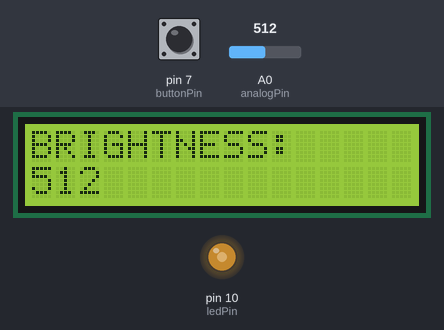
The sketch below on a simulated Arduino Uno, built with avr-gcc and run on an emulated ATmega328P. Shown: 16×2 character LCD, output pins drawn as LEDs (lit = HIGH). The inputs (shaded band) are chosen by the test bench; at power-on: A0 (analogPin) = 512, pin 7 (buttonPin) HIGH. What the sketch prints to the serial monitor is not drawn.

Above: at 1.2 s.
1.3 s: A0 (analogPin) set to 716
At 1.9 s:
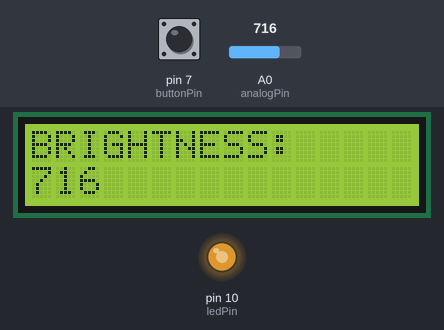
2.8 s: A0 (analogPin) set to 900
At 4.0 s:
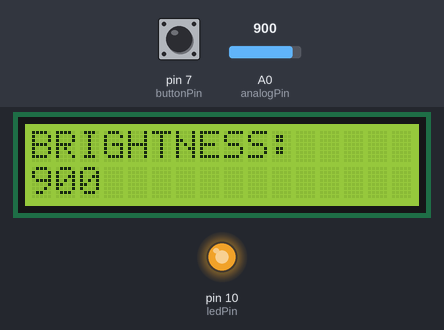
4.3 s: A0 (analogPin) set to 122
At 5.4 s:
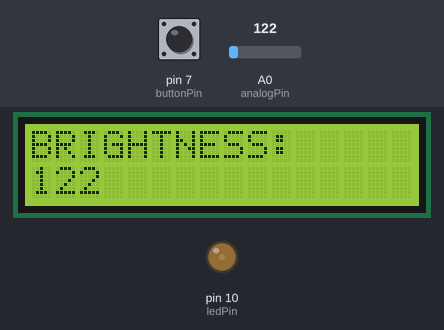
Timing chart, 0 to 7.3 s (numbered marks = the images above; inputs shaded):
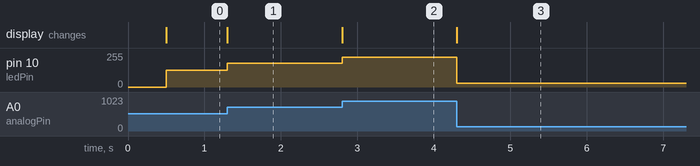

The sketch:

project01.ino
```cpp
#include <LiquidCrystal.h>

const int analogPin = A0;
const int buttonPin = 7;
const int contrastPin = 9;
const int ledPin = 10;
const int rs = 11, en = 2, d4 = 3, d5 = 4, d6 = 5, d7 = 6;
int brightness = 0;
int sensor_val = 0;
int last_val = -5;
int flag = 0;
int lastButtonState = 0;
unsigned long debounceDuration = 500;
unsigned long lastTimeButtonChanged = 0;
const int contrastVal = 0;
LiquidCrystal lcd(rs, en, d4, d5, d6, d7);

void setup()
{
  Serial.begin(9600);
  Serial.println();
  Serial.print("Enter brightness value: ");
  pinMode(ledPin, OUTPUT);
  pinMode(buttonPin, INPUT_PULLUP);
  lcd.begin(16, 2);
  lcd.print("BRIGHTNESS:");
}

void loop()
{
  if (millis() - lastTimeButtonChanged > debounceDuration)
  {
    lcd.setCursor(0,1);
    bool buttonState = digitalRead(buttonPin);
    if (!buttonState)
    {
      if (flag == 0)
        flag = 1;
      else
        flag = 0;
    }
    if (flag)
    {
      if (Serial.available() > 0)
      {
        int data = Serial.parseInt();
        if (data)
        {
          sensor_val = data;
          brightness = map(sensor_val, 1, 1023, 0, 255);
        }
      }
    }
    else
    {
      sensor_val = analogRead(analogPin);
      brightness = map(sensor_val, 0, 1023, 0, 255);
    }
    if (brightness != last_val && brightness != last_val - 1 && brightness != last_val + 1)
    {
      analogWrite(ledPin, brightness);
      last_val = brightness;
      analogWrite(contrastPin, contrastVal);
      lcd.print(sensor_val);
      lcd.print("    ");
    }
  }
}
```

Measured:
- after the input at 1.3 s, pin 10 (ledPin): 127/255 → 178/255 at once; the display: changes at once (image 1)
- after the input at 2.8 s, pin 10 (ledPin): 178/255 → 224/255 at once; the display: changes at once (image 2)
- after the input at 4.3 s, pin 10 (ledPin): 224/255 → 30/255 at once; the display: changes at once (image 3)
